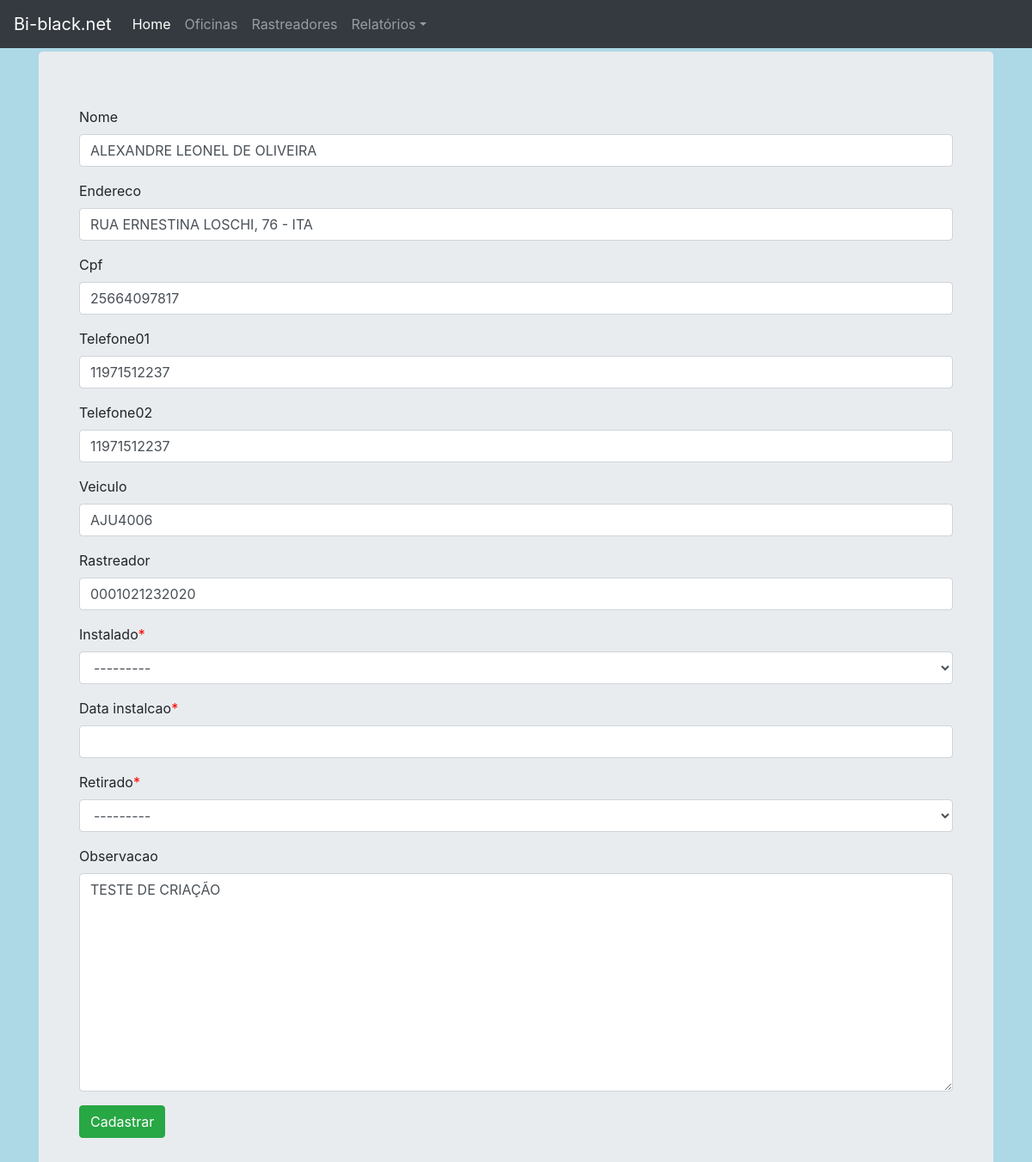
/clientes/1/edit/, run on an earlier commit of the app's database.
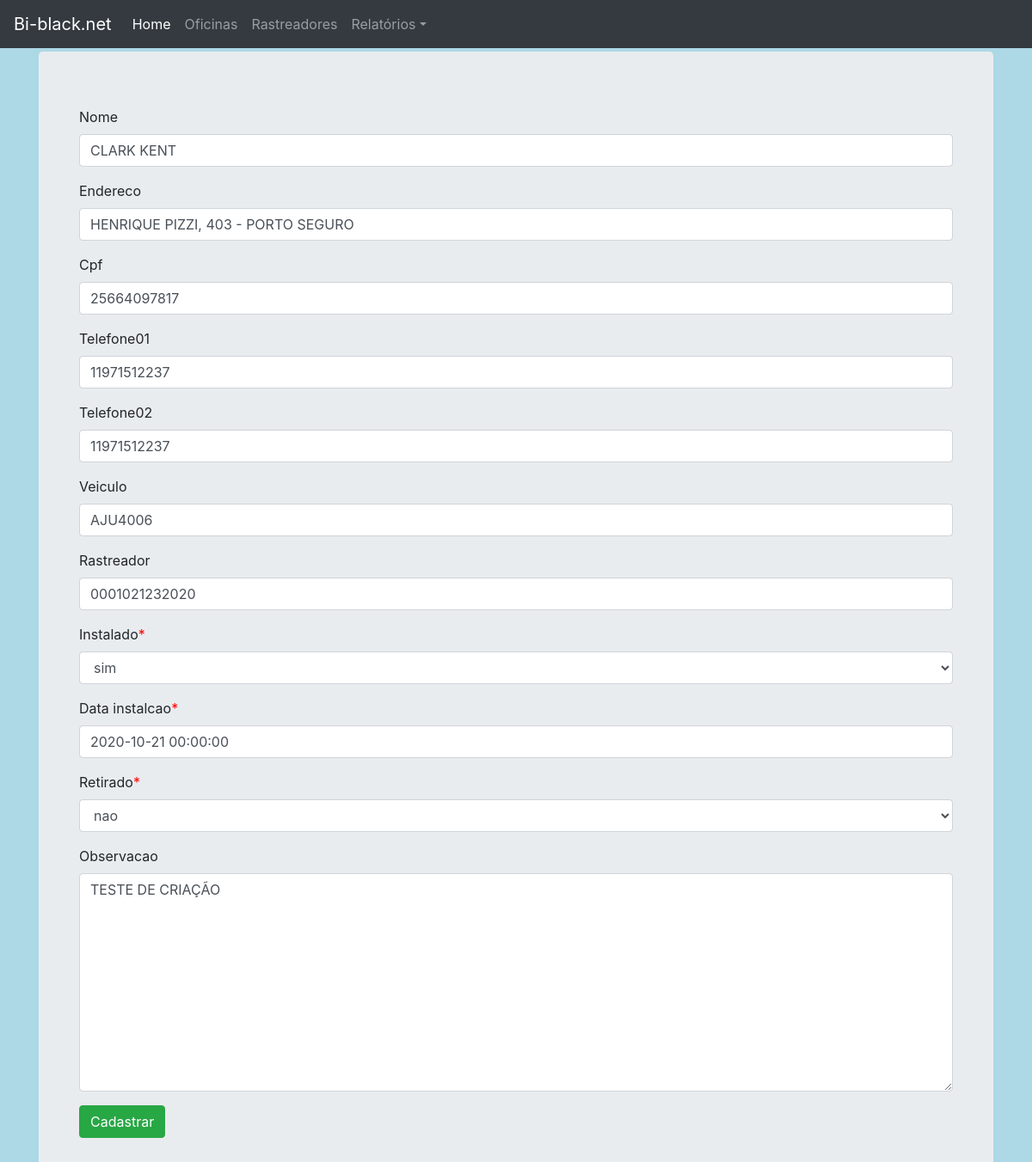
And on a later commit of the database.
### clientes/models.py (models this page shows, shortened)
class Cliente(models.Model):
    RETIRADO_CHOICES = (
        ('SIM', 'sim'),
        ('NAO', 'nao')
    )
    INSTALADO_CHOICES = (
        ('SIM', 'sim'),
        ('NAO', 'nao')
    )
    nome = models.CharField(max_length=60, null=True, blank=True)
    endereco = models.CharField(max_length=60, null=True, blank=True)
    cpf = models.CharField(max_length=30, null=True, blank=True)
    telefone01 = models.CharField(max_length=30, null=True, blank=True)
    telefone02 = models.CharField(max_length=30, null=True, blank=True)
    veiculo = models.CharField(max_length=30, null=True, blank=True)
    rastreador = models.CharField(max_length=30, null=True, blank=True)
    instalado = models.CharField(max_length=3, choices=INSTALADO_CHOICES)
    data_instalcao = models.DateTimeField(auto_created=False, auto_now_add=False)
    retirado = models.CharField(max_length=3, choices=RETIRADO_CHOICES)
    observacao = models.TextField(null=True, blank=True)

### clientes/views.py (the view)
# urls.py: path('<int:pk>/edit/', v.ClienteUpdate.as_view(), name='clientes_edit'),
class ClienteUpdate(UpdateView):
    model = Cliente
    template_name = 'clientes/cliente_form.html'
    form_class = ClienteForm

### clientes/forms.py
class ClienteForm(forms.ModelForm):
    class Meta:
        model = Cliente
        fields = '__all__'

### clientes/templates/clientes/cliente_form.html (shortened to what this page needs)
{% extends 'base.html' %}
{% load static %}
{% load widget_tweaks %}
{% block content %}
<link rel="stylesheet" type="text/css"  href="{% static 'buscaprest/css/style.css' %}" />
<body>
	 <div class="jumbotron">
        <div class="container">
            <form method="POST" novalidate>
                {% for field in form.visible_fields %}
                    <div class="form-group {% if field.errors %} has-error {% endif %}">
                        <label for="{{ field.id_for_label }}">
                            {% if field.field.required %}
                                <span class="required">{{ field.label }}</span>
                            {% else %}
                                {{ field.label }}
                            {% endif %}
                        </label>
                        {% render_field field class="form-control" %}
                    </div>
                {% endfor %}
                <button type="submit" class="btn btn-success">Cadastrar</button>
            </form>
      </div>
  </div>
</body>
{% endblock content %}

What changed in the data, as far as the page shows it:
changed Cliente "AJU4006": nome "ALEXANDRE LEONEL DE OLIVEIRA" → "CLARK KENT"; endereco "RUA ERNESTINA LOSCHI, 76 - ITA" → "HENRIQUE PIZZI, 403 - PORTO SEGURO"; instalado "---------" → "sim"; data_instalcao (not shown) → "2020-10-21 00:00:00"; retirado "---------" → "nao"
